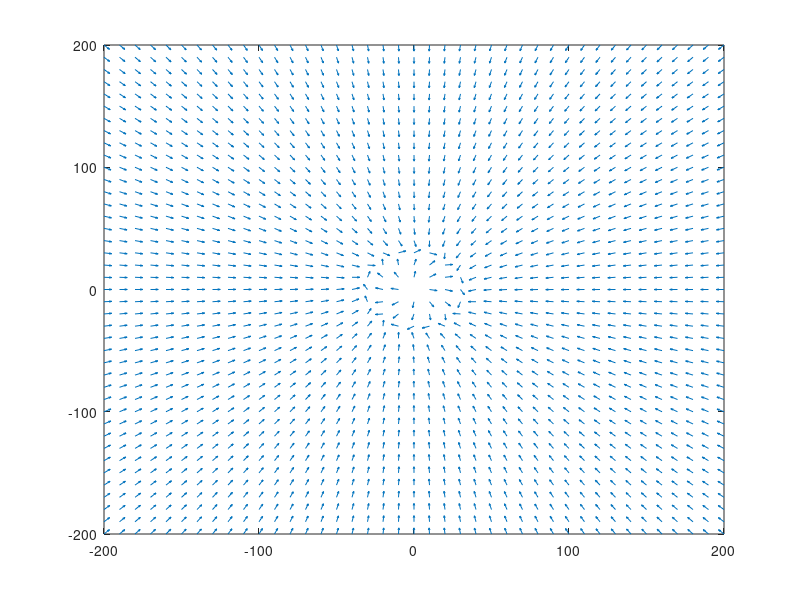

The MATLAB script that drew this image:
clear;
clc;

% Tests the generated field vector.

[x,y] = meshgrid(-200:10:200,-200:10:200);

reference = [0;0];

Kn = 0.006 ;
path_radius = 1000; % Defines how far from the target the drone should circle
alfa_t = 0; % Constant value

R = [cos(alfa_t) -sin(alfa_t); sin(alfa_t) cos(alfa_t)]; % Rotation matrix from inertial to reference

E = [0 1; -1 0]; % Given

for i = 1:length(x)
    
    for j = 1:length(y)

        r = R'*([x(i,j);y(i,j)] - reference);

        phi = r'*r; % It is also = rx^2 + ry^2

        grad_phi = [2*r(1) ; 2*r(2)];%[2*r(1); 2*r(2)]; % Gradient is the vector [dphi/dx; dphi/dy]

        e = phi - path_radius;

        v = E*grad_phi - Kn*e*grad_phi; % Vector field in the UAV position

        md = v/norm(v); % Unit orientation value for the vector field in the UAV position
        
        V(i,j) = md(2); 
        U(i,j) = md(1);
    end      
end

quiver(x,y,5*U,5*V,0);